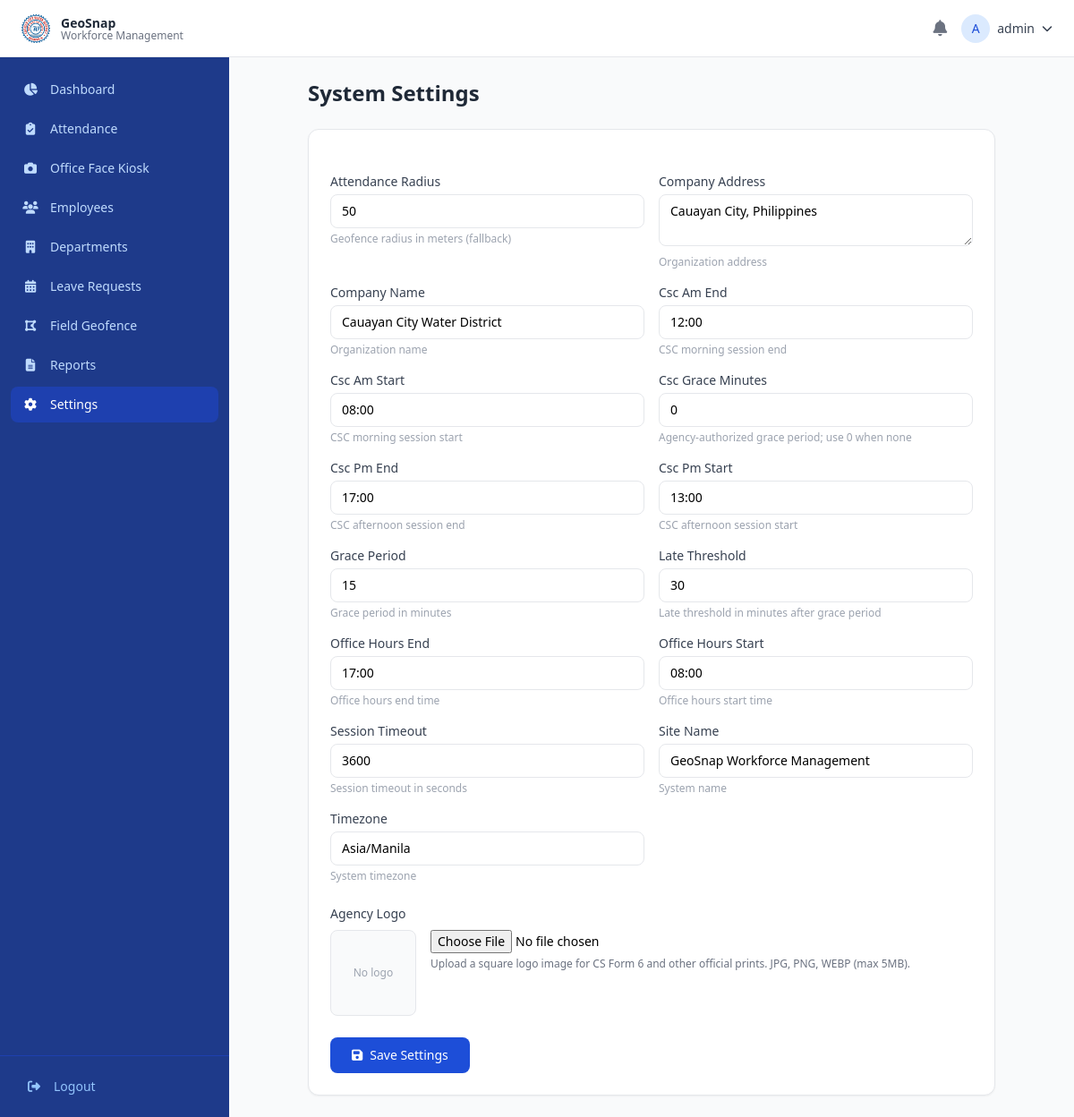
The app's page /index.php?page=settings (signed in) with its own data.
### tables this page shows
CREATE TABLE `settings` (
  `id` INT UNSIGNED NOT NULL AUTO_INCREMENT,
  `key_name` VARCHAR(100) NOT NULL,
  `value` TEXT DEFAULT NULL,
  `description` TEXT DEFAULT NULL,
  `created_at` TIMESTAMP DEFAULT CURRENT_TIMESTAMP,
  `updated_at` TIMESTAMP DEFAULT CURRENT_TIMESTAMP ON UPDATE CURRENT_TIMESTAMP,
  PRIMARY KEY (`id`),
  UNIQUE KEY `uk_settings_key` (`key_name`)
);

### includes/security.php (called while the page is built, shortened)
<?php
function escapeOutput($data) {
    return htmlspecialchars($data, ENT_QUOTES | ENT_HTML5, 'UTF-8');
}

### includes/functions.php (called while the page is built, shortened)
<?php
function getSetting($key, $default = null) {
    global $db;
    $stmt = $db->prepare("SELECT value FROM settings WHERE key_name = ?");
    $stmt->execute([$key]);
    $row = $stmt->fetch();
    return $row ? $row['value'] : $default;
}

### modules/settings.php (the view, shortened to what this page needs)
<?php
$logoSettingKey = 'company_logo';
$allSettings = $db->query("SELECT * FROM settings ORDER BY key_name")->fetchAll();
$currentLogo = getSetting($logoSettingKey, '');
?>
<div class="max-w-3xl mx-auto space-y-6">
    <h1 class="text-2xl font-bold text-gray-800">System Settings</h1>
    <div class="bg-white rounded-xl shadow-sm border p-6">
        <form method="POST" enctype="multipart/form-data" class="space-y-6">
            <div class="grid grid-cols-1 md:grid-cols-2 gap-4">
                <?php foreach ($allSettings as $s): ?>
                <?php if ($s['key_name'] === $logoSettingKey) continue; ?>
                <div>
                    <label class="block text-sm font-medium text-gray-700 mb-1"><?= escapeOutput(ucwords(str_replace('_', ' ', $s['key_name']))) ?></label>
                    <?php if (in_array($s['key_name'], ['company_address', 'description'])): ?>
                    <textarea name="setting[<?= escapeOutput($s['key_name']) ?>]" rows="2" class="w-full px-3 py-2 border rounded-lg text-sm"><?= escapeOutput($s['value'] ?? '') ?></textarea>
                    <?php else: ?>
                    <input type="text" name="setting[<?= escapeOutput($s['key_name']) ?>]" value="<?= escapeOutput($s['value'] ?? '') ?>" class="w-full px-3 py-2 border rounded-lg text-sm">
                    <?php endif; ?>
                    <?php if ($s['description']): ?>
                    <p class="text-xs text-gray-400 mt-1"><?= escapeOutput($s['description']) ?></p>
                    <?php endif; ?>
                </div>
                <?php endforeach; ?>
            </div>
            <div>
                <label class="block text-sm font-medium text-gray-700 mb-2">Agency Logo</label>
                <div class="flex items-start gap-4">
                    <div class="w-24 h-24 border rounded-lg flex items-center justify-center bg-gray-50 overflow-hidden">
                        <?php if ($currentLogo): ?>
                        <img src="<?= APP_URL ?>/<?= escapeOutput($currentLogo) ?>" alt="Agency Logo" class="max-w-full max-h-full object-contain">
                        <?php else: ?>
                        <span class="text-xs text-gray-400 text-center">No logo</span>
                        <?php endif; ?>
                    </div>
                    <div class="flex-1">
                        <input type="file" name="company_logo" accept="image/*" class="w-full text-sm">
                        <p class="text-xs text-gray-500 mt-1">Upload a square logo image for CS Form 6 and other official prints. JPG, PNG, WEBP (max 5MB).</p>
                    </div>
                </div>
            </div>
            <button type="submit" class="px-6 py-2.5 bg-blue-700 text-white rounded-lg text-sm font-medium hover:bg-blue-800"><i class="fas fa-save mr-2"></i>Save Settings</button>
        </form>
    </div>
</div>

### records on screen
settings: key_name "Attendance Radius", value "50", description "Geofence radius in meters (fallback)"
settings: key_name "Company Address", key_name+value "Cauayan City, Philippines", description "Organization address"
settings: key_name "Company Name", value "Cauayan City Water District", description "Organization name"
settings: key_name "Csc Am End", value "12:00", description "CSC morning session end"
settings: key_name "Csc Am Start", value "08:00", description "CSC morning session start"
settings: key_name "Csc Grace Minutes", value "0", description "Agency-authorized grace period; use 0 when none"
settings: key_name "Csc Pm End", value "17:00", description "CSC afternoon session end"
settings: key_name "Csc Pm Start", value "13:00", description "CSC afternoon session start"
settings: key_name "Grace Period", value "15", description "Grace period in minutes"
settings: key_name "Late Threshold", value "30", description "Late threshold in minutes after grace period"
settings: key_name "Office Hours End", value "17:00", description "Office hours end time"
settings: key_name "Office Hours Start", value "08:00", description "Office hours start time"
settings: key_name "Session Timeout", value "3600", description "Session timeout in seconds"
settings: key_name "Site Name", value "GeoSnap Workforce Management", description "System name"
settings: key_name "Timezone", value "Asia/Manila", description "System timezone"

### other values on screen
substr($_SESSION['username'] ?? 'U', 0, 1) "A"
escapeOutput($_SESSION['username'] ?? 'User') "admin"
$item['label'] "Dashboard"
$item['label'] "Attendance"
$item['label'] "Office Face Kiosk"
$item['label'] "Employees"
$item['label'] "Departments"
$item['label'] "Leave Requests"
$item['label'] "Field Geofence"
$item['label'] "Reports"
$item['label'] "Settings"
